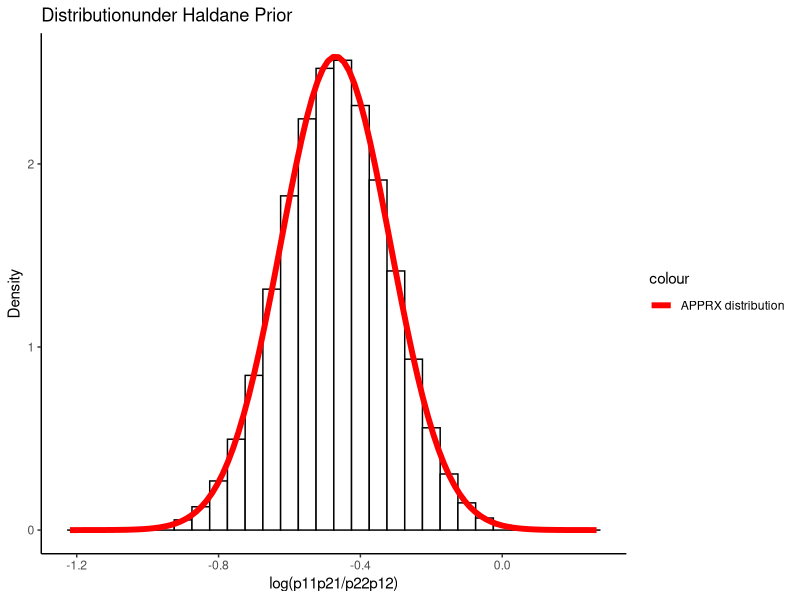
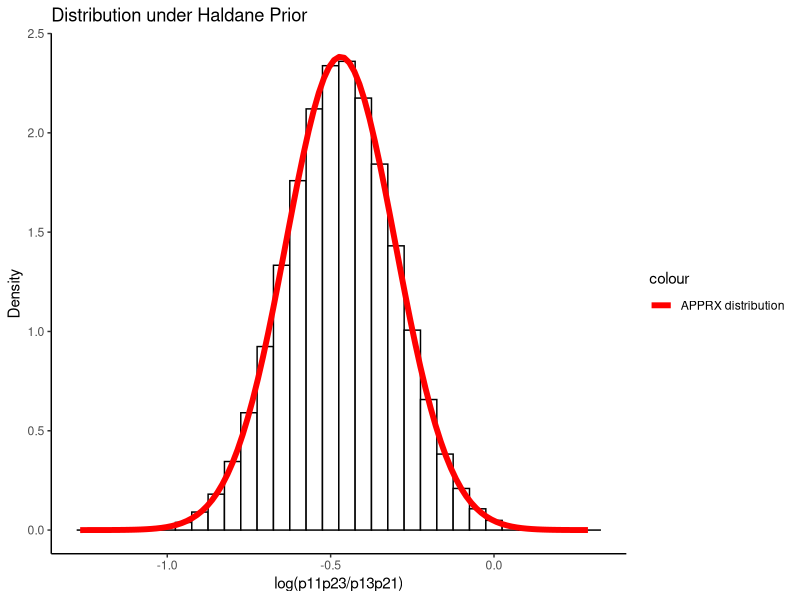
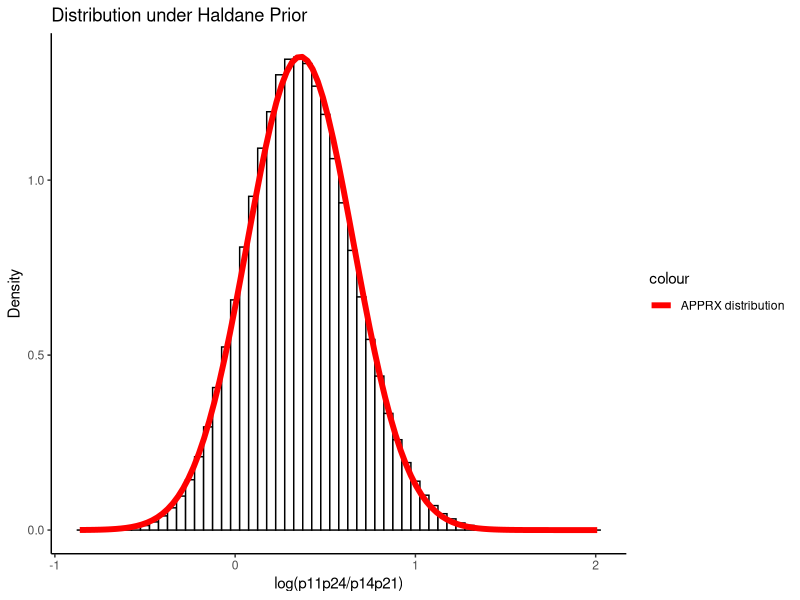
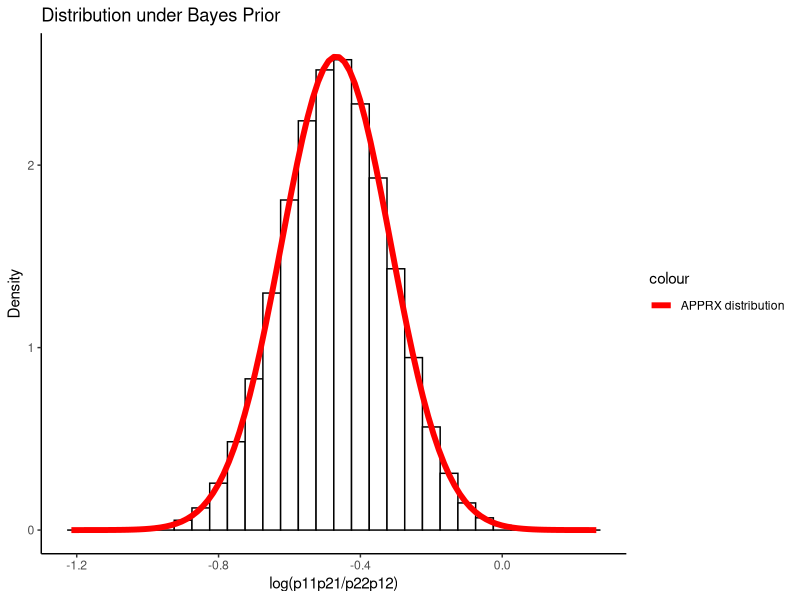
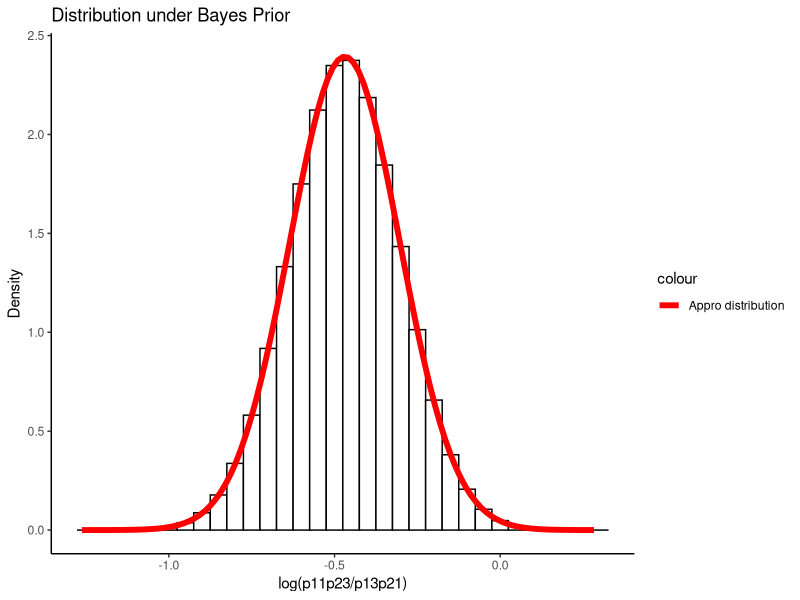
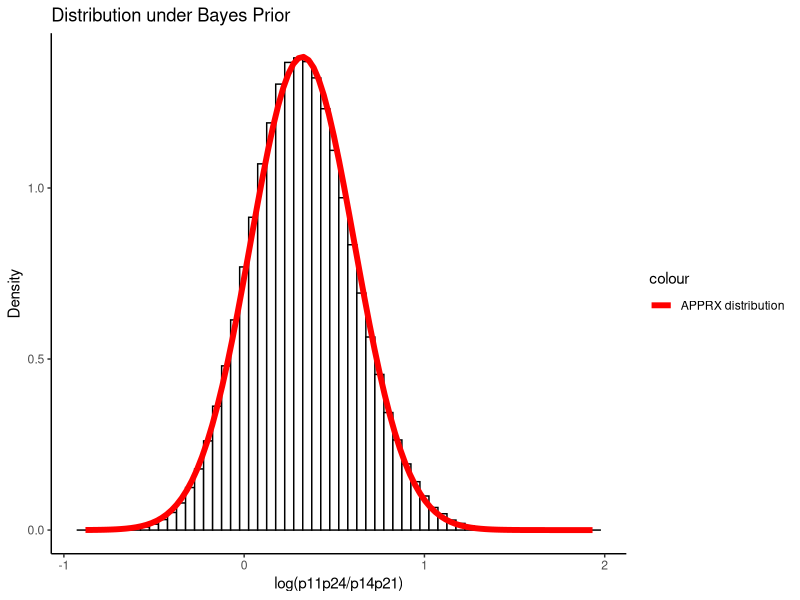

R code for these plots, in order:
## ---- chunk 1
knitr::opts_chunk$set(echo = TRUE, out.width="50%")
## ---- chunk 2
library(ggplot2)
# Define vectors Y1 and Y2
Y1 <- c(127, 123, 93, 17)
Y2 <- c(345, 209, 158, 65)
# Define Haldane prior vector Here we use beta
priors <- rep(0, 4)
# priors <- rep(1, 4)
# Calculate new vectors Y11 and Y21
Y11 <- Y1 + priors
Y21 <- Y2 + priors
# Set the number of simulations to run
nsim <- 1000000
# nsim = 1000
# nsim = 10000
# Set the seed for reproducibility
set.seed(1234)
# Create a matrix to store log odd ratios
log_ratio <- matrix(0, nrow = 3, ncol = nsim)
# Run a loop to simulate data and calculate log odd ratios
for (i in 1:nsim) {
  # Simulate beta distributions for Y11 and Y21
  p1 <- rbeta(1, Y11[1], Y11[2] + Y11[3] + Y11[4])
  q1 <- (1 - p1) * rbeta(1, Y11[2], Y11[3] + Y11[4])
  r1 <- (1 - p1 - q1) * rbeta(1, Y11[3], Y11[4])
  s1 <- 1 - p1 - q1 - r1
  p2 <- rbeta(1, Y21[1], Y21[2] + Y21[3] + Y21[4])
  q2 <- (1 - p2) * rbeta(1, Y21[2], Y21[3] + Y21[4])
  r2 <- (1 - p2 - q2) * rbeta(1, Y21[3], Y21[4])
  s2 <- 1 - p2 - q2 - r2
  # Calculate log odd ratios and store in log_ratio matrix
  log_ratio[1, i] <- log((p1/q1)/(p2/q2))
  log_ratio[2, i] <- log((p1/r1)/(p2/r2))
  log_ratio[3, i] <- log((p1/s1)/(p2/s2))
}
# calculate means and standard deviations
means <- rowMeans(log_ratio)
sds <- apply(log_ratio, 1, sd)
# set index k and create sequence xx
k <- 1
xx <- seq(min(log_ratio[k, ]), max(log_ratio[k, ]), length.out = 101)
# create a data frame with the log ratio values
df <- data.frame(log_ratio = log_ratio[k, ])
# create a ggplot histogram
ggplot(df, aes(x = log_ratio)) + 
  geom_histogram(aes(y = after_stat(density)), binwidth = 0.05, color = "black", fill = "white") + 
  labs(x = "log(p11p21/p22p12)", y = "Density", 
       title = "Distributionunder Haldane Prior") + 
  stat_function(fun = dnorm, args = list(mean = means[k], sd = sds[k]), 
                aes(color = "APPRX distribution"), size = 2) + 
  scale_color_manual(values = "red") + 
  theme_classic()
# calculate quantiles
CI1 = quantile(log_ratio[k, ], prob = c(0.025, 0.975))

# set index k and create sequence xx
k <- 2
xx <- seq(min(log_ratio[k, ]), max(log_ratio[k, ]), length.out = 101)
# create a data frame with the log ratio values
df <- data.frame(log_ratio = log_ratio[k, ])
# create a ggplot histogram
ggplot(df, aes(x = log_ratio)) + 
  geom_histogram(aes(y = after_stat(density)), binwidth = 0.05, color = "black", fill = "white") + 
  labs(x = "log(p11p23/p13p21)", y = "Density", 
       title = "Distribution under Haldane Prior") + 
  stat_function(fun = dnorm, args = list(mean = means[k], sd = sds[k]), 
                aes(color = "APPRX distribution"), size = 2) + 
  scale_color_manual(values = "red") + 
  theme_classic()
# calculate quantiles
CI2 = quantile(log_ratio[k, ], prob = c(0.025, 0.975))
# set index k and create sequence xx
k <- 3
xx <- seq(min(log_ratio[k, ]), max(log_ratio[k, ]), length.out = 101)
# create a data frame with the log ratio values
df <- data.frame(log_ratio = log_ratio[k, ])
# create a ggplot histogram
ggplot(df, aes(x = log_ratio)) + 
  geom_histogram(aes(y = after_stat(density)), binwidth = 0.05, color = "black", fill = "white") + 
  labs(x = "log(p11p24/p14p21)", y = "Density", 
       title = "Distribution under Haldane Prior") + 
  stat_function(fun = dnorm, args = list(mean = means[k], sd = sds[k]), 
                aes(color = "APPRX distribution"), size = 2) + 
  scale_color_manual(values = "red") + 
  theme_classic()
# calculate quantiles
CI3 = quantile(log_ratio[k, ], prob = c(0.025, 0.975))
## ---- chunk 3
# Define vectors Y1 and Y2
Y1 <- c(127, 123, 93, 17)
Y2 <- c(345, 209, 158, 65)
# Define Haldane prior vector Here we use beta
priors <- rep(1, 4)
# Calculate new vectors Y11 and Y21
Y11 <- Y1 + priors
Y21 <- Y2 + priors
# Set the number of simulations to run
nsim <- 1000000
# Set the seed for reproducibility
set.seed(1234)
# Create a matrix to store log odd ratios
log_ratio <- matrix(0, nrow = 3, ncol = nsim)
# Run a loop to simulate data and calculate log odd ratios
for (i in 1:nsim) {
  # Simulate beta distributions for Y11 and Y21
  p1 <- rbeta(1, Y11[1], Y11[2] + Y11[3] + Y11[4])
  q1 <- (1 - p1) * rbeta(1, Y11[2], Y11[3] + Y11[4])
  r1 <- (1 - p1 - q1) * rbeta(1, Y11[3], Y11[4])
  s1 <- 1 - p1 - q1 - r1
  p2 <- rbeta(1, Y21[1], Y21[2] + Y21[3] + Y21[4])
  q2 <- (1 - p2) * rbeta(1, Y21[2], Y21[3] + Y21[4])
  r2 <- (1 - p2 - q2) * rbeta(1, Y21[3], Y21[4])
  s2 <- 1 - p2 - q2 - r2
  # Calculate log odd ratios and store in log_ratio matrix
  log_ratio[1, i] <- log((p1/q1)/(p2/q2))
  log_ratio[2, i] <- log((p1/r1)/(p2/r2))
  log_ratio[3, i] <- log((p1/s1)/(p2/s2))
}
# calculate means and standard deviations
means <- rowMeans(log_ratio)
sds <- apply(log_ratio, 1, sd)
# set index k and create sequence xx
# set index k and create sequence xx
k <- 1
xx <- seq(min(log_ratio[k, ]), max(log_ratio[k, ]), length.out = 101)

# create a data frame with the log ratio values
df <- data.frame(log_ratio = log_ratio[k, ])

# create a ggplot histogram
ggplot(df, aes(x = log_ratio)) + 
  geom_histogram(aes(y = after_stat(density)), binwidth = 0.05, color = "black", fill = "white") + 
  labs(x = "log(p11p21/p22p12)", y = "Density", 
       title = "Distribution under Bayes Prior") + 
  stat_function(fun = dnorm, args = list(mean = means[k], sd = sds[k]), 
                aes(color = "APPRX distribution"), size = 2) + 
  scale_color_manual(values = "red") + 
  theme_classic()
# calculate quantiles
ci1 = quantile(log_ratio[k, ], prob = c(0.025, 0.975))

# set index k and create sequence xx
k <- 2
xx <- seq(min(log_ratio[k, ]), max(log_ratio[k, ]), length.out = 101)

# create a data frame with the log ratio values
df <- data.frame(log_ratio = log_ratio[k, ])

# create a ggplot histogram
ggplot(df, aes(x = log_ratio)) + 
  geom_histogram(aes(y = after_stat(density)), binwidth = 0.05, color = "black", fill = "white") + 
  labs(x = "log(p11p23/p13p21)", y = "Density", 
       title = "Distribution under Bayes Prior") + 
  stat_function(fun = dnorm, args = list(mean = means[k], sd = sds[k]), 
                aes(color = "Appro distribution"), size = 2) + 
  scale_color_manual(values = "red") + 
  theme_classic()
# calculate quantiles
ci2 = quantile(log_ratio[k, ], prob = c(0.025, 0.975))

# set index k and create sequence xx
k <- 3
xx <- seq(min(log_ratio[k, ]), max(log_ratio[k, ]), length.out = 101)

# create a data frame with the log ratio values
df <- data.frame(log_ratio = log_ratio[k, ])

# create a ggplot histogram
ggplot(df, aes(x = log_ratio)) + 
  geom_histogram(aes(y = after_stat(density)), binwidth = 0.05, color = "black", fill = "white") + 
  labs(x = "log(p11p24/p14p21)", y = "Density", 
       title = "Distribution under Bayes Prior") + 
  stat_function(fun = dnorm, args = list(mean = means[k], sd = sds[k]), 
                aes(color = "APPRX distribution"), size = 2) + 
  scale_color_manual(values = "red") + 
  theme_classic()
# calculate quantiles
ci3 = quantile(log_ratio[k, ], prob = c(0.025, 0.975))
